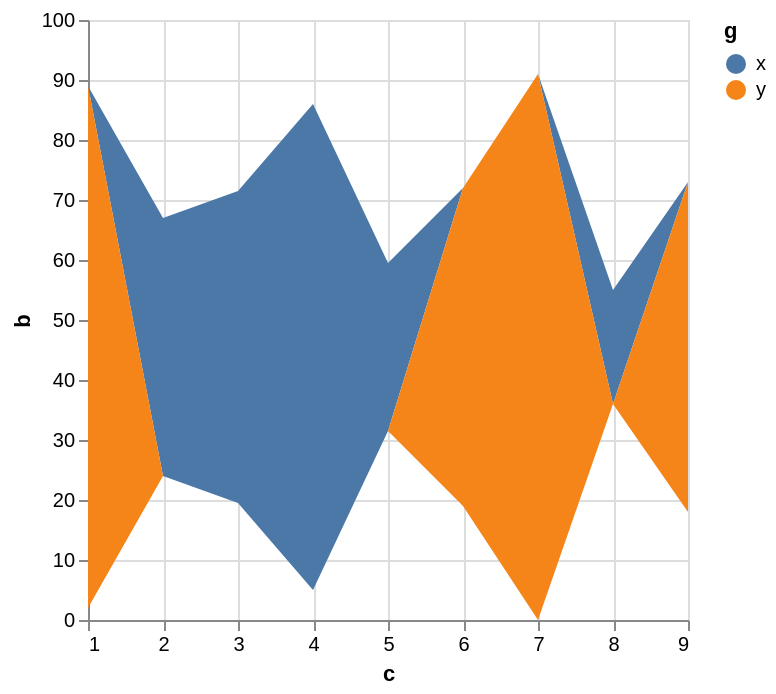

Specify this chart in Vega-Lite:
### Vega specification from a JSON file in a GitHub repository (floating-point values rounded to 4 significant figures)
{"$schema": "https://vega.github.io/schema/vega/v6.json", "background": "white", "padding": 5, "width": 300, "height": 300, "style": "cell", "data": [{"name": "source_0", "values": [{"a": "A", "b": 28, "c": 5, "g": "x"}, {"a": "B", "b": 55, "c": 9, "g": "y"}, {"a": "C", "b": 43, "c": 2, "g": "x"}, {"a": "D", "b": 91, "c": 7, "g": "y"}, {"a": "E", "b": 81, "c": 4, "g": "x"}, {"a": "F", "b": 53, "c": 6, "g": "y"}, {"a": "G", "b": 19, "c": 8, "g": "x"}, {"a": "H", "b": 87, "c": 1, "g": "y"}, {"a": "I", "b": 52, "c": 3, "g": "x"}]}, {"name": "data_0", "source": "source_0", "transform": [{"type": "formula", "expr": "toNumber(datum[\"c\"])", "as": "c"}, {"type": "impute", "field": "b", "groupby": ["g"], "key": "c", "method": "value", "value": 0}, {"type": "stack", "groupby": ["c"], "field": "b", "sort": {"field": ["g"], "order": ["descending"]}, "as": ["b_start", "b_end"], "offset": "center"}]}], "marks": [{"name": "pathgroup", "type": "group", "from": {"facet": {"name": "faceted_path_main", "data": "data_0", "groupby": ["g"]}}, "encode": {"update": {"width": {"field": {"group": "width"}}, "height": {"field": {"group": "height"}}}}, "marks": [{"name": "marks", "type": "area", "style": ["area"], "sort": {"field": "x"}, "from": {"data": "faceted_path_main"}, "encode": {"update": {"orient": {"value": "vertical"}, "fill": {"scale": "color", "field": "g"}, "description": {"signal": "\"c: \" + (format(datum[\"c\"], \"\")) + \"; b: \" + (format(datum[\"b\"], \"\")) + \"; g: \" + (isValid(datum[\"g\"]) ? isArray(datum[\"g\"]) ? join(datum[\"g\"], ' ') : datum[\"g\"] : \"\"+datum[\"g\"])"}, "x": {"scale": "x", "field": "c"}, "y": {"scale": "y", "field": "b_end"}, "y2": {"scale": "y", "field": "b_start"}, "defined": {"signal": "isValid(datum[\"c\"]) && isFinite(+datum[\"c\"]) && isValid(datum[\"b\"]) && isFinite(+datum[\"b\"])"}}}}]}], "scales": [{"name": "x", "type": "linear", "domain": {"data": "data_0", "field": "c"}, "range": [0, {"signal": "width"}], "nice": true, "zero": false}, {"name": "y", "type": "linear", "domain": {"data": "data_0", "fields": ["b_start", "b_end"]}, "range": [{"signal": "height"}, 0], "nice": true, "zero": true}, {"name": "color", "type": "ordinal", "domain": {"data": "data_0", "field": "g", "sort": true}, "range": "category"}], "axes": [{"scale": "x", "orient": "bottom", "gridScale": "y", "grid": true, "tickCount": {"signal": "ceil(width/40)"}, "domain": false, "labels": false, "aria": false, "maxExtent": 0, "minExtent": 0, "ticks": false, "zindex": 0}, {"scale": "y", "orient": "left", "gridScale": "x", "grid": true, "tickCount": {"signal": "ceil(height/40)"}, "domain": false, "labels": false, "aria": false, "maxExtent": 0, "minExtent": 0, "ticks": false, "zindex": 0}, {"scale": "x", "orient": "bottom", "grid": false, "title": "c", "labelFlush": true, "labelOverlap": true, "tickCount": {"signal": "ceil(width/40)"}, "zindex": 0}, {"scale": "y", "orient": "left", "grid": false, "title": "b", "labelOverlap": true, "tickCount": {"signal": "ceil(height/40)"}, "zindex": 0}], "legends": [{"fill": "color", "symbolType": "circle", "title": "g"}]}
